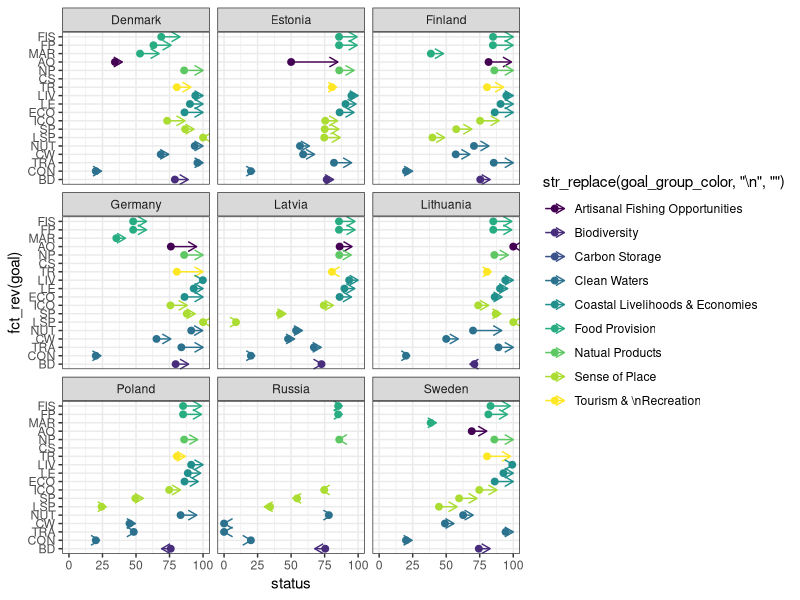
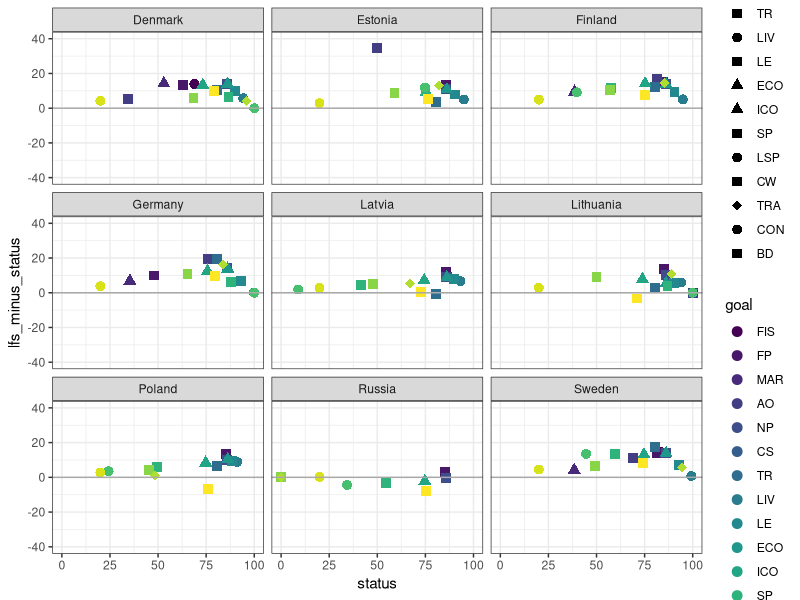
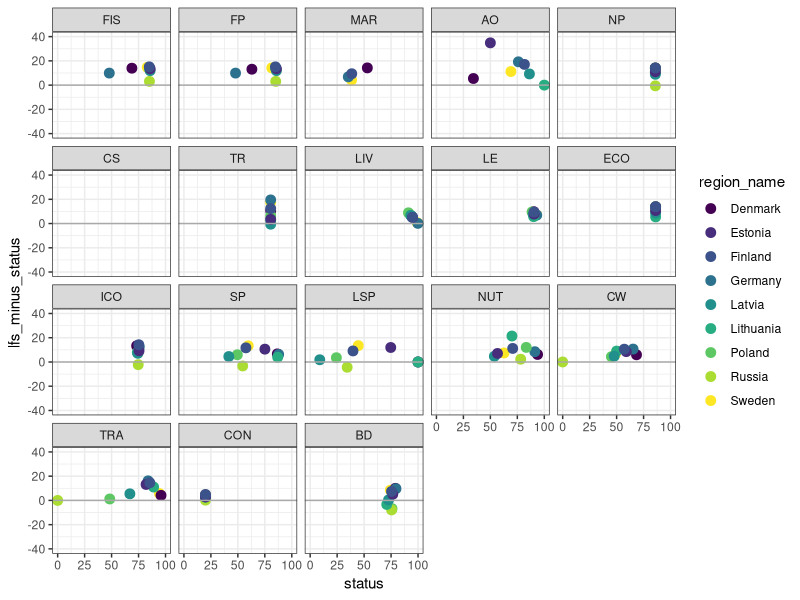
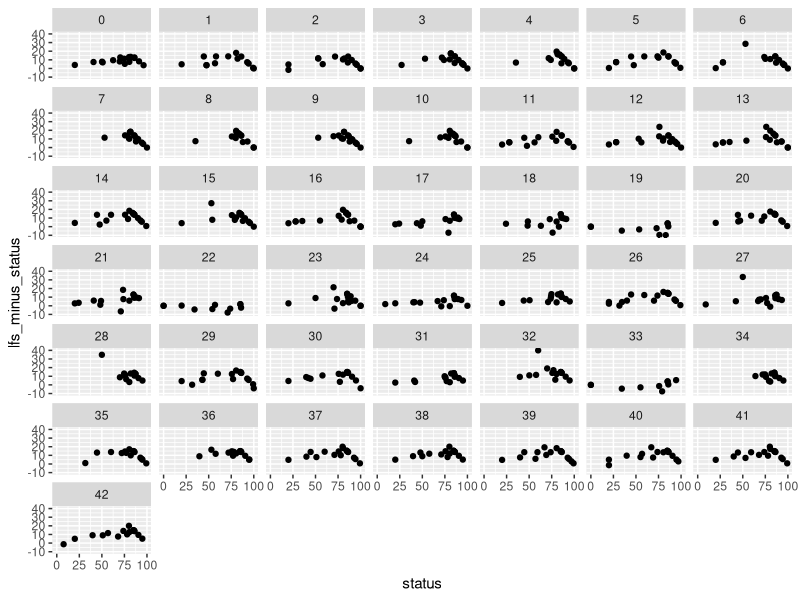
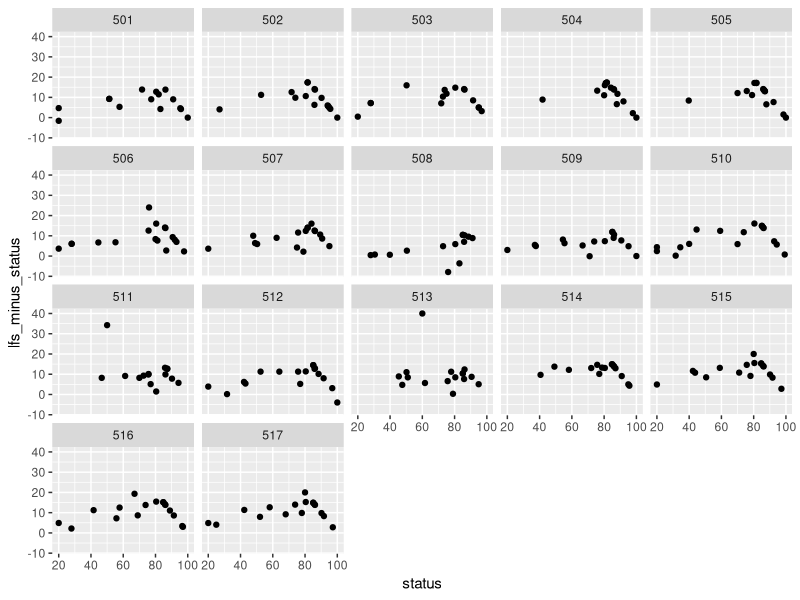

These figures' R source, in order: (Note: this script raises an error after producing the figures.)
## ---- chunk 1
knitr::opts_chunk$set(echo = FALSE, message = FALSE, warning = FALSE)

library(tidyverse)
library(viridis) # install.packages('viridis')
library(cowplot)
## ---- chunk 2
## scores wrangle 
scores <- readr::read_csv('scores.csv') %>%
  filter(dimension == "status" | dimension == "future") %>%
  spread(key = dimension, value = score) %>%
  mutate(goal = fct_inorder(goal), 
         lfs_minus_status = future - status, 
         ymin = if_else(lfs_minus_status >  0, future, status),
         ymax = if_else(lfs_minus_status <= 0, future, status)) %>%
  left_join(read_csv("spatial/regions_list.csv") %>%
              select(region_id = rgn_id, region_name = rgn_name), 
            by = "region_id")

## read in conf for ordering info
conf <- readr::read_csv('conf/goals.csv')
goals_supra <- na.omit(unique(conf$parent))
supra_lookup <- conf %>%
  filter(goal %in% goals_supra) %>%
  dplyr::select(parent = goal, name_supra = name)

  ## extract conf info for labeling
  conf <- conf %>%
    left_join(supra_lookup, by = 'parent') %>%
    # filter(!(goal %in% goals_supra)) %>%
    dplyr::select(goal, order_color, order_hierarchy,
           weight, name_supra, name_flower) %>%
    mutate(goal_group_color = if_else(!is.na(name_supra), name_supra, name_flower)) %>%
    arrange(order_hierarchy)

  ## join scores and conf ----
  scores <- scores %>%
    inner_join(conf, by="goal") %>%
    arrange(order_color) %>%
    mutate(goal = fct_inorder(goal), 
           goal_group_color = fct_inorder(goal_group_color))
## ---- chunk 3
## figured out arrow from http://sape.inf.usi.ch/quick-reference/ggplot2/geom_segment

ggplot(data = scores %>% filter(region_id > 300 & region_id < 500), 
       aes(x = fct_rev(goal), y = status, color = str_replace(goal_group_color, "\n", ""))) + 
  geom_point(size = 2) + 
  geom_segment(aes(x = goal, y = status, xend = goal, yend = status + lfs_minus_status), arrow=arrow(length = unit(0.25, "cm"), ends = "last")) +
  scale_color_viridis(discrete=TRUE) +
  facet_wrap(~region_name) +
  coord_flip() +
  theme_bw()  # use casey's theme in common.R

## ---- chunk 4
shps <- c("FIS" = 16, "MAR" = 17, "FP" = 15,
          "BD" = 15,
          "CON" = 16, "EUT" = 17, "TRA" = 18, "CW" = 15,
          "LIV" = 16, "ECO" = 17, "LE" = 15,
          "LSP" = 16, "ICO" = 17, "SP" = 15,
          "AO" = 15,
          "TR" = 15, 
          "CS" = 15, 
          "NP" = 15,
          "Index" = 15)
## ---- chunk 5
## plot EEZ regions
ggplot(data = scores %>% filter(region_id > 300 & region_id < 500), 
       aes(x = status, y = lfs_minus_status, color = goal, shape = goal)) + 
  geom_point(position = "jitter", size = 3) + 
  ylim(-40, 40) +
  scale_color_viridis(discrete=TRUE) +
  scale_shape_manual(values = shps) +
  facet_wrap(~region_name) +
  theme_bw() + # use casey's theme in common.R
  geom_hline(yintercept = 0, color = "darkgray")
## ---- chunk 6
## plot EEZ regions
ggplot(data = scores %>% filter(region_id > 300 & region_id < 500), 
       aes(x = status, y = lfs_minus_status, color = region_name)) + 
  geom_point(position = "jitter", size = 3) + 
  ylim(-40, 40) +
  scale_color_viridis(discrete=TRUE) +
  facet_wrap(~goal) +
  theme_bw() + # use casey's theme in common.R
  geom_hline(yintercept = 0, color = "darkgray") 
## ---- chunk 7
## plot BHI regions
ggplot(data = scores %>% filter(region_id < 300), 
       aes(x = status, y = lfs_minus_status)) + 
  geom_point() + 
  facet_wrap(~region_id)
## ---- chunk 8
## scores for Subbasin regions
ggplot(data = scores %>% filter(region_id > 500), 
       aes(x = status, y = lfs_minus_status)) + 
  geom_point() + 
  facet_wrap(~region_id)
## ---- chunk 9
layers_csv <- read_csv("layers.csv")

layers_csv <- layers_csv %>%
  filter(targets == "resilience") %>%
  select(layer, description) 

layers_csv %>%
  knitr::kable()

write_csv(layers_csv, "reports/manuscript/resil_table.csv")

## ---- chunk 10
resil <- read.csv("conf/resilience_matrix.csv")

resil <- resil %>%
  tibble::rownames_to_column() %>% 
  select(-element) %>%
  gather(goal, value, -rowname) %>%
  # select(-rowname)
  spread(rowname, value) 

## clean up table
names(resil) <- resil %>% filter(goal == "goal")


## substitute
goal_list <- names(resil)[-1]

resil <- resil %>%
  mutate(AO = str_replace_all(AO, "x", "AO"), 
         LSP = str_replace_all(LSP, "x", "LSP"),
         MAR = str_replace_all(MAR, "x", "MAR"),
         BD = str_replace_all(BD, "x", "BD"),
         TR = str_replace_all(TR, "x", "TR"),
         NP = str_replace_all(NP, "x", "NP"),
         CS = str_replace_all(CS, "x", "CS"),
         CON = str_replace_all(CON, "x", "CON"),
         EUT = str_replace_all(EUT, "x", "EUT"),
         TRA = str_replace_all(TRA, "x", "TRA"),
         ECO = str_replace_all(ECO, "x", "ECO"),
         FIS = str_replace_all(FIS, "x", "FIS"),
         ICO = str_replace_all(ICO, "x", "ICO"),
         LIV = str_replace_all(LIV, "x", "LIV")) %>%
  filter(goal != "goal")

# data_frame(resil_layer, 
# for (g in goal_list) {
#   
#   
# }

# 
# a <- glue::glue_collapse(resil, ", ")
# glue::glue_collapse(resil[2,], ", ")
# x <- glue::glue_collapse(resil[1,], ", ")
# y <- paste0(resil[1,], "")


resil %>% 
  knitr::kable()

write_csv(resil, "reports/manuscript/resil_mtx.csv")
